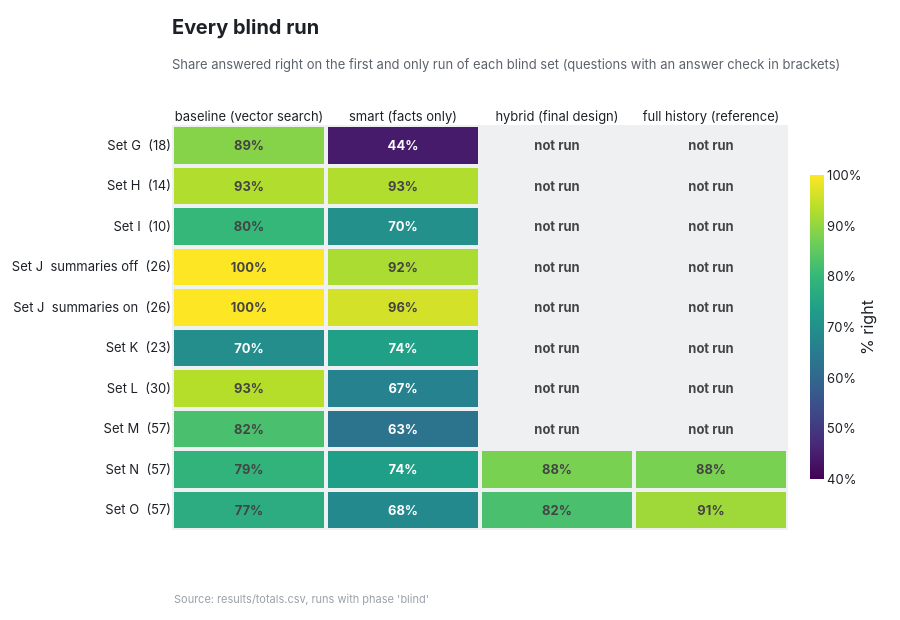

The notebook cell this image was saved under:
### Markdown cell above
---

# Conclusions

- **Facts work best as annotations on the conversation, not as its replacement.** Replacing messages with extracted facts lost to vector search on every long set; keeping the messages and adding facts beat it on both blind sets, though not significantly.
- **Extraction is the bottleneck.** The small model's wrong or missing facts explain the first design's losses and all of hybrid's.
- **Next:** histories longer than the context window, and a stronger extraction model.

## Appendix

Every blind run of the project, in the order the sets were written.

### Code cell
ch.blind_runs()

### Figure 1 — Plotly figure (JSON) as saved in the notebook; plotly's stock layout.template omitted (floating-point values rounded to 4 significant figures)
{"data": [{"colorbar": {"len": 0.8, "thickness": 14, "ticksuffix": "%", "title": {"side": "right", "text": "% right"}}, "colorscale": [[0, "#440154"], [0.1111, "#482878"], [0.2222, "#3e4989"], [0.3333, "#31688e"], [0.4444, "#26828e"], [0.5556, "#1f9e89"], [0.6667, "#35b779"], [0.7778, "#6ece58"], [0.8889, "#b5de2b"], [1, "#fde725"]], "hoverinfo": "skip", "text": [["89%", "44%", "not run", "not run"], ["93%", "93%", "not run", "not run"], ["80%", "70%", "not run", "not run"], ["100%", "92%", "not run", "not run"], ["100%", "96%", "not run", "not run"], ["70%", "74%", "not run", "not run"], ["93%", "67%", "not run", "not run"], ["82%", "63%", "not run", "not run"], ["79%", "74%", "88%", "88%"], ["77%", "68%", "82%", "91%"]], "textfont": {"size": 13}, "texttemplate": "<b>%{text}</b>", "type": "heatmap", "x": ["baseline (vector search)", "smart (facts only)", "hybrid (final design)", "full history (reference)"], "xgap": 4, "y": ["Set G  (18)", "Set H  (14)", "Set I  (10)", "Set J  summaries off  (26)", "Set J  summaries on  (26)", "Set K  (23)", "Set L  (30)", "Set M  (57)", "Set N  (57)", "Set O  (57)"], "ygap": 4, "z": [[88.89, 44.44, NaN, NaN], [92.86, 92.86, NaN, NaN], [80.0, 70.0, NaN, NaN], [100.0, 92.31, NaN, NaN], [100.0, 96.15, NaN, NaN], [69.57, 73.91, NaN, NaN], [93.33, 66.67, NaN, NaN], [82.46, 63.16, NaN, NaN], [78.95, 73.68, 87.72, 87.72], [77.19, 68.42, 82.46, 91.23]], "zmax": 100, "zmin": 40}], "layout": {"annotations": [{"font": {"color": "#9aa0a8", "size": 11}, "showarrow": false, "text": "Source: results/totals.csv, runs with phase 'blind'", "x": 0, "xanchor": "left", "xref": "paper", "y": 0, "yanchor": "bottom", "yref": "paper", "yshift": -78}], "height": 620, "hovermode": false, "margin": {"b": 90, "l": 20, "r": 30, "t": 125}, "plot_bgcolor": "#eef0f2", "title": {"font": {"size": 20}, "pad": {"t": 20}, "subtitle": {"font": {"color": "#5b616b", "size": 13}, "text": "Share answered right on the first and only run of each blind set (questions with an answer check in brackets)"}, "text": "<b>Every blind run</b>", "x": 0, "xanchor": "left", "xref": "paper", "y": 1, "yanchor": "top", "yref": "container"}, "xaxis": {"showgrid": false, "side": "top"}, "yaxis": {"autorange": "reversed", "showgrid": false}}}
